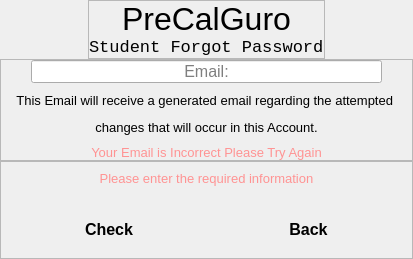
          <widget class="QWidget" name="page">
           <layout class="QVBoxLayout" name="verticalLayout_3">
            <property name="spacing">
             <number>0</number>
            </property>
            <property name="leftMargin">
             <number>0</number>
            </property>
            <property name="topMargin">
             <number>0</number>
            </property>
            <property name="rightMargin">
             <number>0</number>
            </property>
            <property name="bottomMargin">
             <number>0</number>
            </property>
            <item alignment="Qt::AlignHCenter">
             <widget class="QFrame" name="frame">
              <property name="frameShape">
               <enum>QFrame::StyledPanel</enum>
              </property>
              <property name="frameShadow">
               <enum>QFrame::Raised</enum>
              </property>
              <layout class="QVBoxLayout" name="verticalLayout_4">
               <property name="spacing">
                <number>0</number>
               </property>
               <property name="leftMargin">
                <number>0</number>
               </property>
               <property name="topMargin">
                <number>0</number>
               </property>
               <property name="rightMargin">
                <number>0</number>
               </property>
               <property name="bottomMargin">
                <number>0</number>
               </property>
               <item alignment="Qt::AlignHCenter">
                <widget class="QLabel" name="label">
                 <property name="font">
                  <font>
                   <pointsize>24</pointsize>
                  </font>
                 </property>
                 <property name="text">
                  <string>PreCalGuro</string>
                 </property>
                </widget>
               </item>
               <item>
                <widget class="QLabel" name="label_2">
                 <property name="font">
                  <font>
                   <family>Consolas</family>
                   <pointsize>13</pointsize>
                  </font>
                 </property>
                 <property name="text">
                  <string>Student Forgot Password</string>
                 </property>
                </widget>
               </item>
              </layout>
             </widget>
            </item>
            <item alignment="Qt::AlignVCenter">
             <widget class="QFrame" name="frame_2">
              <property name="frameShape">
               <enum>QFrame::StyledPanel</enum>
              </property>
              <property name="frameShadow">
               <enum>QFrame::Raised</enum>
              </property>
              <layout class="QVBoxLayout" name="verticalLayout_5">
               <property name="spacing">
                <number>10</number>
               </property>
               <property name="leftMargin">
                <number>0</number>
               </property>
               <property name="topMargin">
                <number>0</number>
               </property>
               <property name="rightMargin">
                <number>0</number>
               </property>
               <property name="bottomMargin">
                <number>0</number>
               </property>
               <item>
                <widget class="QLineEdit" name="studCheckEmail_lineEdit">
                 <property name="font">
                  <font>
                   <pointsize>12</pointsize>
                  </font>
                 </property>
                 <property name="toolTip">
                  <string>Required*</string>
                 </property>
                 <property name="styleSheet">
                  <string notr="true">margin-left:30px;
margin-right:30px;</string>
                 </property>
                 <property name="text">
                  <string/>
                 </property>
                 <property name="alignment">
                  <set>Qt::AlignCenter</set>
                 </property>
                 <property name="placeholderText">
                  <string>Email:</string>
                 </property>
                </widget>
               </item>
               <item>
                <widget class="QLabel" name="label_3">
                 <property name="font">
                  <font>
                   <pointsize>8</pointsize>
                  </font>
                 </property>
                 <property name="text">
                  <string>&lt;html&gt;&lt;head/&gt;&lt;body&gt;&lt;p align=&quot;center&quot;&gt;&lt;span style=&quot; font-size:10pt;&quot;&gt;This Email will receive a generated email regarding the attempted &lt;/span&gt;&lt;/p&gt;&lt;p align=&quot;center&quot;&gt;&lt;span style=&quot; font-size:10pt;&quot;&gt;changes that will occur in this Account.&lt;/span&gt;&lt;/p&gt;&lt;/body&gt;&lt;/html&gt;</string>
                 </property>
                 <property name="textFormat">
                  <enum>Qt::RichText</enum>
                 </property>
                </widget>
               </item>
               <item>
                <widget class="QWidget" name="warningStudEmail" native="true">
                 <layout class="QVBoxLayout" name="verticalLayout_20">
                  <property name="spacing">
                   <number>0</number>
                  </property>
                  <property name="leftMargin">
                   <number>0</number>
                  </property>
                  <property name="topMargin">
                   <number>0</number>
                  </property>
                  <property name="rightMargin">
                   <number>0</number>
                  </property>
                  <property name="bottomMargin">
                   <number>0</number>
                  </property>
                  <item>
                   <widget class="QLabel" name="label_18">
                    <property name="font">
                     <font>
                      <family>MS Shell Dlg 2</family>
                      <pointsize>10</pointsize>
                     </font>
                    </property>
                    <property name="text">
                     <string>&lt;html&gt;&lt;head/&gt;&lt;body&gt;&lt;p&gt;&lt;span style=&quot; color:#ff9393;&quot;&gt;Your Email is Incorrect Please Try Again&lt;/span&gt;&lt;/p&gt;&lt;/body&gt;&lt;/html&gt;</string>
                    </property>
                    <property name="textFormat">
                     <enum>Qt::RichText</enum>
                    </property>
                    <property name="alignment">
                     <set>Qt::AlignCenter</set>
                    </property>
                   </widget>
                  </item>
                 </layout>
                </widget>
               </item>
              </layout>
             </widget>
            </item>
            <item>
             <widget class="QFrame" name="frame_3">
              <property name="frameShape">
               <enum>QFrame::StyledPanel</enum>
              </property>
              <property name="frameShadow">
               <enum>QFrame::Raised</enum>
              </property>
              <layout class="QVBoxLayout" name="verticalLayout_6">
               <property name="spacing">
                <number>6</number>
               </property>
               <property name="leftMargin">
                <number>0</number>
               </property>
               <property name="topMargin">
                <number>0</number>
               </property>
               <property name="rightMargin">
                <number>0</number>
               </property>
               <property name="bottomMargin">
                <number>0</number>
               </property>
               <item alignment="Qt::AlignBottom">
                <widget class="QWidget" name="studWarnContainer" native="true">
                 <layout class="QVBoxLayout" name="verticalLayout_15">
                  <property name="spacing">
                   <number>0</number>
                  </property>
                  <property name="leftMargin">
                   <number>0</number>
                  </property>
                  <property name="topMargin">
                   <number>0</number>
                  </property>
                  <property name="rightMargin">
                   <number>0</number>
                  </property>
                  <property name="bottomMargin">
                   <number>0</number>
                  </property>
                  <item>
                   <widget class="QStackedWidget" name="studWarnSubContainer">
                    <property name="currentIndex">
                     <number>0</number>
                    </property>
                    <widget class="QWidget" name="page_5">
                     <layout class="QVBoxLayout" name="verticalLayout_17">
                      <item>
                       <widget class="QLabel" name="label_12">
                        <property name="font">
                         <font>
                          <family>MS Shell Dlg 2</family>
                          <pointsize>10</pointsize>
                         </font>
                        </property>
                        <property name="text">
                         <string>&lt;html&gt;&lt;head/&gt;&lt;body&gt;&lt;p&gt;&lt;span style=&quot; color:#ff9393;&quot;&gt;Please enter the required information&lt;/span&gt;&lt;/p&gt;&lt;/body&gt;&lt;/html&gt;</string>
                        </property>
                        <property name="textFormat">
                         <enum>Qt::RichText</enum>
                        </property>
                        <property name="alignment">
                         <set>Qt::AlignCenter</set>
                        </property>
                       </widget>
                      </item>
                     </layout>
                    </widget>
                    <widget class="QWidget" name="page_6">
                     <layout class="QVBoxLayout" name="verticalLayout_16">
                      <item>
                       <widget class="QLabel" name="label_13">
                        <property name="font">
                         <font>
                          <family>MS Shell Dlg 2</family>
                          <pointsize>10</pointsize>
                         </font>
                        </property>
                        <property name="text">
                         <string>&lt;html&gt;&lt;head/&gt;&lt;body&gt;&lt;p&gt;&lt;span style=&quot; color:#9eff99;&quot;&gt;Check your email to Reset your Password&lt;/span&gt;&lt;/p&gt;&lt;/body&gt;&lt;/html&gt;</string>
                        </property>
                        <property name="textFormat">
                         <enum>Qt::RichText</enum>
                        </property>
                        <property name="alignment">
                         <set>Qt::AlignCenter</set>
                        </property>
                       </widget>
                      </item>
                     </layout>
                    </widget>
                   </widget>
                  </item>
                 </layout>
                </widget>
               </item>
               <item>
                <widget class="QWidget" name="widget_15" native="true">
                 <layout class="QHBoxLayout" name="horizontalLayout_2">
                  <item>
                   <widget class="QPushButton" name="studCheckEmail_Button">
                    <property name="font">
                     <font>
                      <family>MS Sans Serif</family>
                      <pointsize>12</pointsize>
                      <weight>75</weight>
                      <bold>true</bold>
                     </font>
                    </property>
                    <property name="styleSheet">
                     <string notr="true">	padding: 10px 25px;
	border-top-left-radius: 10px;
	border-bottom-left-radius: 10px;
	margin-left: 50px;
	margin-right:50px;</string>
                    </property>
                    <property name="text">
                     <string>Check</string>
                    </property>
                   </widget>
                  </item>
                  <item>
                   <widget class="QPushButton" name="backButton">
                    <property name="font">
                     <font>
                      <family>MS Sans Serif</family>
                      <pointsize>12</pointsize>
                      <weight>75</weight>
                      <bold>true</bold>
                     </font>
                    </property>
                    <property name="styleSheet">
                     <string notr="true">	padding: 10px 25px;
	border-top-left-radius: 10px;
	border-bottom-left-radius: 10px;
	margin-left: 50px;
	margin-right:50px;

</string>
                    </property>
                    <property name="text">
                     <string>Back</string>
                    </property>
                   </widget>
                  </item>
                 </layout>
                </widget>
               </item>
              </layout>
             </widget>
            </item>
           </layout>
          </widget>
